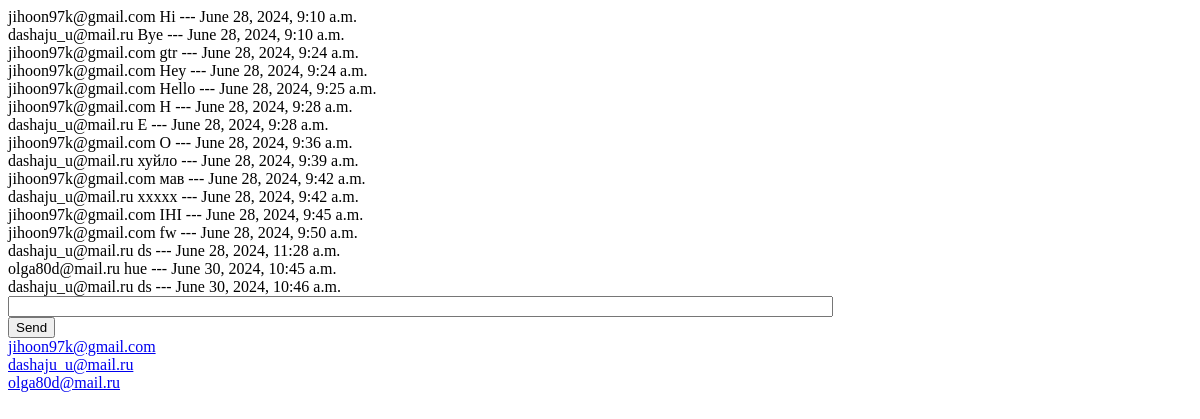
The page /chat/vkom/ (signed in) on the database as committed earlier.
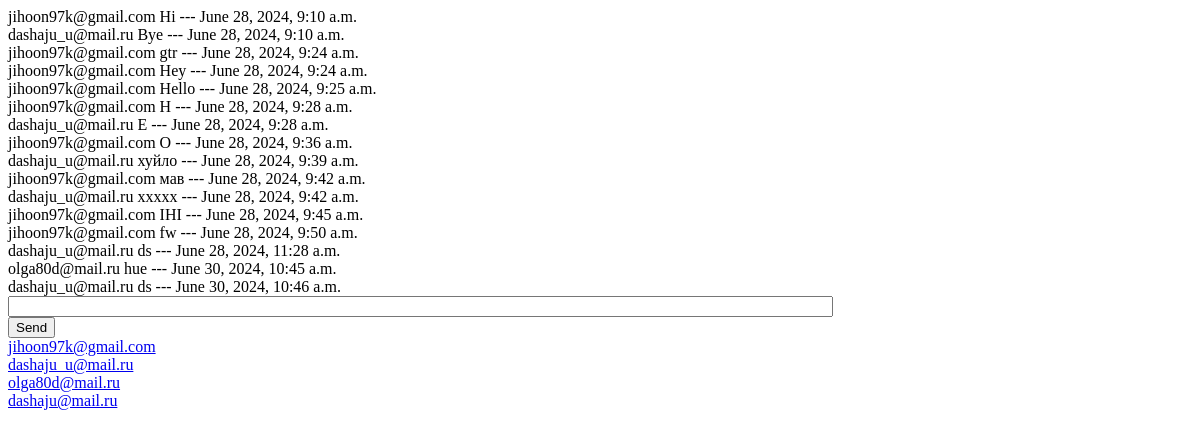
The same page on the database as committed later.
### chat/models.py (models this page shows)
class Message(models.Model):
    sender = models.ForeignKey(User, on_delete=models.CASCADE, related_name='message_sender')
    content = models.TextField()
    data_created = models.DateTimeField(auto_now_add=True)
    def __str__(self):
        return self.content

class GroupMessage(Message):
    group = models.ForeignKey('GroupChat', on_delete=models.CASCADE)

class Message(models.Model):
    sender = models.ForeignKey(User, on_delete=models.CASCADE, related_name='message_sender')
    content = models.TextField()
    data_created = models.DateTimeField(auto_now_add=True)
    def __str__(self):
        return self.content

class Membership(models.Model):
    user = models.ForeignKey(User, on_delete=models.CASCADE)
    group = models.ForeignKey(GroupChat, on_delete=models.CASCADE)
    joined_at = models.DateTimeField(auto_now_add=True)

### profiles/models.py (models this page shows)
class User(AbstractUser):
    username = models.CharField(_("username"), max_length=150, blank=True)
    email = models.EmailField(_("email address"), unique=True)
    USERNAME_FIELD = 'email'
    REQUIRED_FIELDS = []
    objects = UserManager()

### chat/views.py (the view)
# urls.py: path("<str:room_name>/", views.room, name="room"),
@login_required(login_url="/accounts/login/")
def room(request, room_name):
    group = GroupChat.objects.filter(name=room_name).first()
    members = Membership.objects.filter(group=group)
    messages = GroupMessage.objects.filter(group=group).order_by('data_created')
    return render(request, "chat/room.html", {
        "room_name": room_name,
        'messages': messages,
        'members': members,
    })

### templates/chat/room.html (shortened to what this page needs)
<!DOCTYPE html>
<html>
<head>
</head>
<body>
    <div id="chat-log">
        {% for message in messages %}
            <div>
            {{ message.sender.email }} {{ message }} --- {{ message.data_created }}
            </div>
        {% endfor %}
    </div>
    <input id="chat-message-input" type="text" size="100"><br>
    <input id="chat-message-submit" type="button" value="Send">
    <div id="members">
        {% for member in members %}
            <a href="{% url 'profile_detail' pk=member.user.profile.id %}" target="_blank">
            {{ member.user }}</a><br>
        {% endfor %}
    </div>
</body>
</html>

Rows that differ between the two databases and show on the page:
added Membership: user "dashaju@mail.ru"
